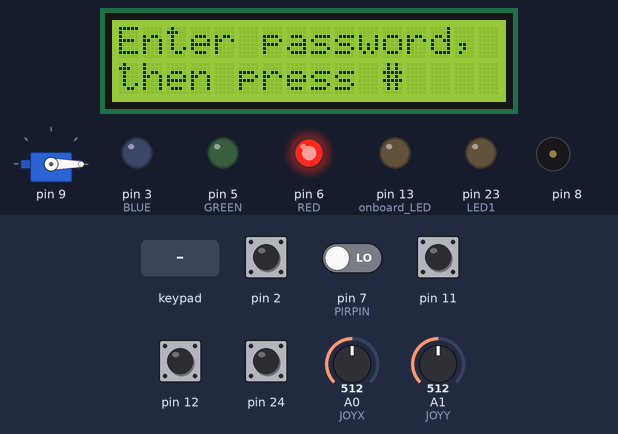
Simulated run of this sketch. Board: Arduino Mega 2560, built with avr-gcc and run on an emulated ATmega2560. Parts: servo, 16×2 character LCD, output pins drawn as LEDs (lit = HIGH), buzzer (waves = sounding). The inputs (shaded band) are chosen by the test bench; at power-on: pin 2, pin 11, pin 12, pin 24 HIGH, pin 7 (PIRPIN) LOW, A0 (JOYX) = 512, A1 (JOYY) = 512. What the sketch prints to the serial monitor is not drawn.

Above: at 1.2 s.
1.3 s: keypad keys 1 2 3 4 # pressed 0.4 s apart
At 4.0 s:
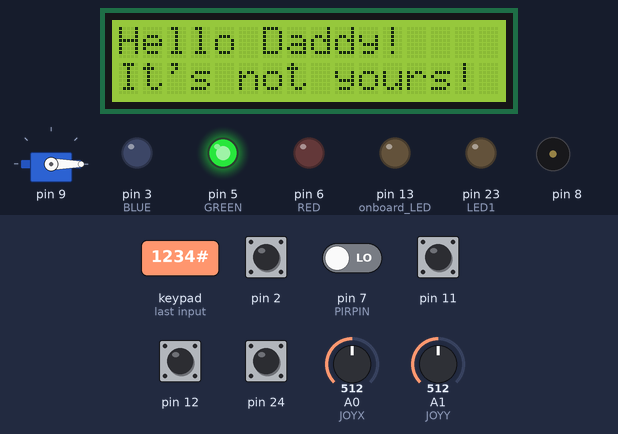
4.8 s: A0 (JOYX) set to 912
6.3 s: A0 (JOYX) set to 940
At 9.0 s:
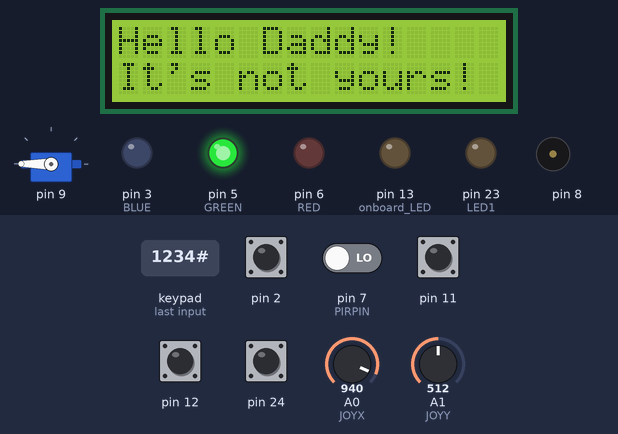
9.3 s: pin 11 pulled LOW for 0.15 s
At 9.57 s:
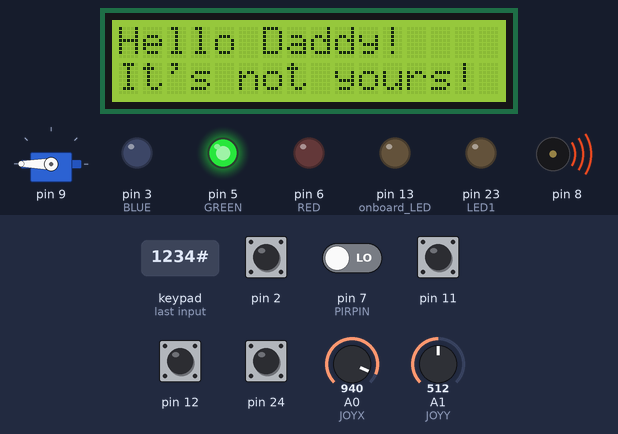
10.0 s: A1 (JOYY) set to 105
13.0 s: A1 (JOYY) set to 94
At 18.9 s:
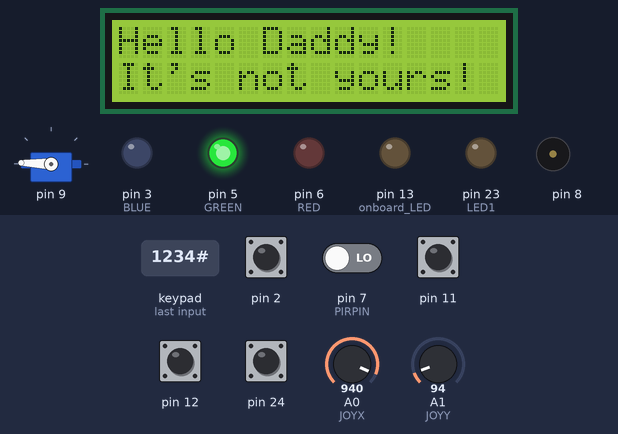
Timing chart, 0 to 63.5 s (numbered marks = the images above; inputs shaded):
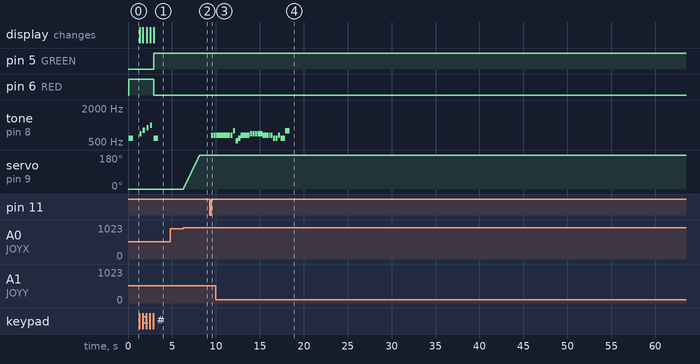

The sketch:

nonblocking_buzzerMotorLight.ino
```cpp
#define BLUE 3
#define GREEN 5
#define RED 6
#define BUZZER 8
#define SERVO 9
#define BUTTON1 11
#define BUTTON2 12
#define BUTTON3 22
#define BUTTON4 24

// Motion detector and indication LED.
#define LED1 23
#define PIRPIN 7

#define JOYSWITCH 2
#define JOYX 0
#define JOYY 1

#define MEMBRANE 32

#include "jbuzzer.h"
#include "jbutton.h"
#include "jservo.h"
#include "jmembrane.h"
#include "jlcd.h"
#include "jpassword.h"

void setled(int red, int green, int blue)
{ // values are 0 to 255.
  analogWrite(RED, red);
  analogWrite(GREEN, green);
  analogWrite(BLUE, blue);
}


jbutton button1(BUTTON1);
jbutton button2(BUTTON2);
jbutton button3(BUTTON3);
jbutton button4(BUTTON4);
jbutton joyswitch1(JOYSWITCH);

jservo servo1(SERVO);

jbuzzer buzzer1(BUZZER);

jmembrane membrane1(MEMBRANE);

jlcd lcd1;

jpassword password("1341 1587 1234 172348 3691238227");

void lock();


void setup() {
  // put your setup code here, to run once:
  Serial.begin(57600);

  button1.setup();
  button2.setup();
  button3.setup();
  button4.setup();
  servo1.setup();
  buzzer1.setup();
  joyswitch1.setup();
  membrane1.setup();
  lcd1.setup();

  pinMode(RED, OUTPUT);
  pinMode(GREEN,OUTPUT);
  pinMode(BLUE,OUTPUT);
  pinMode(13,OUTPUT);   // onboard LED.
  pinMode(LED1, OUTPUT);

  pinMode(PIRPIN, INPUT);

  digitalWrite(LED1, LOW);

  lock();
}

void loop_locked();
void loop_unlocked();

void loop() {
  if (password.match()>0)
    loop_unlocked();
  else
    loop_locked();
}

void loop_locked()
{
  char c;
  if (membrane1.getKey(c))
    {
      buzzer1.playnote(600+100*(c-'0'),8);
      password.addchar(c);

      if (password.match()>0)
         {
            switch (password.match())
            {
              case 1:
              case 5:
                lcd1.setmessage("Hello Tommy!","Choose a song!"); // unlocked.
                break;
              case 2:
                 lcd1.setmessage("Hello Jack!","Choose a song!"); // unlocked.
                 break;
              case 3:
                lcd1.setmessage("Hello Daddy!","It's not yours!");
                break;
              case 4:
                lcd1.setmessage("Hi Mummy!","Tommy's turn!");
                break;
              default:
                lcd1.setmessage(">>!>!>!","Who are you?");
            }

            buzzer1.playnote(NOTE_D5,4);
            setled(0,255,0);
         }
      else if (password.done())
      {
            lcd1.setmessage("Wrong password!","Try again.");
            password.erase();
            buzzer1.playsong(4);
      }
      else
        lcd1.setmessage(password.userpassword(),NULL);
    }

  buzzer1.loop();
}


void loop_unlocked()
{
  static bool butmode = false;

  // Motion Detector and LED
  int pirValue = digitalRead(PIRPIN);
  digitalWrite(LED1, pirValue);


  if (joyswitch1.pressed())
    butmode = !butmode;

  // joystick
  int joyx = analogRead(JOYX);
  int joyy = analogRead(JOYY);
  if (joyx<100 || joyy<100)
    { servo1.rotateby(-1 * (butmode ? 5 : 2)); delay(20); }
  if (joyx>924 || joyy>924)
    { servo1.rotateby(1 * (butmode ? 5 : 2)); delay(20); }

  if (button1.pressed())
      buzzer1.playsong(1);

  if (button2.pressed())
      buzzer1.playsong(4);

  if (button4.pressed())
      buzzer1.playsong(5);

  buzzer1.loop();

  char c;
  if (membrane1.getKey(c))
  {
    if (c>='0' && c<='9')
      buzzer1.playnote(600+100*(c-'0'),8);

    if (c>='A' && c<='D')
      buzzer1.playsong(c-'A'+1);

    if (c=='#') {buzzer1.playnote(NOTE_D5,4);}
    if (c=='*') {lock(); return;}
  }

}

  void lock()
  {
    buzzer1.playnote(NOTE_D5,4);
    lcd1.setmessage("Enter password,","then press #");
    setled(255,0,0);
    password.erase();
  }
```

jbutton.h
```cpp
class jbutton
{
  public:
    jbutton(int pin) : mPin(pin), mState(HIGH) {}
    void setup() {  pinMode(mPin, INPUT_PULLUP); }
    bool pressed() {
      if (digitalRead(mPin)==LOW)
        mState=LOW;
      else // high
        if (mState==LOW && (millis()-mLastPush>200))
        {
          mState = HIGH;
          mLastPush = millis(); // debounce
          return true;
        }
      return false;
    }

    int mState;
    int mPin;
    unsigned long mLastPush=0;
};
```

jbuzzer.h
```cpp
/*
  jBuzzer

  Based on a project and code by Dipto Pratyaksa, updated on 31/3/13
  Modified for Christmas by Joshi, on Dec 17th, 2017.
  Made into a non-blocking class by J.
*/

#include "pitches.h"


// Jingle Bells

int melody1[] = {
  NOTE_E5, NOTE_E5, NOTE_E5,
  NOTE_E5, NOTE_E5, NOTE_E5,
  NOTE_E5, NOTE_G5, NOTE_C5, NOTE_D5,
  NOTE_E5,
  NOTE_F5, NOTE_F5, NOTE_F5, NOTE_F5,
  NOTE_F5, NOTE_E5, NOTE_E5, NOTE_E5, NOTE_E5,
  NOTE_E5, NOTE_D5, NOTE_D5, NOTE_E5,
  NOTE_D5, NOTE_G5
};

int tempo1[] = {
  8, 8, 4,
  8, 8, 4,
  8, 8, 8, 8,
  2,
  8, 8, 8, 8,
  8, 8, 8, 16, 16,
  8, 8, 8, 8,
  4, 4
};

// We wish you a merry Christmas

int melody2[] = {
  NOTE_B3,
  NOTE_F4, NOTE_F4, NOTE_G4, NOTE_F4, NOTE_E4,
  NOTE_D4, NOTE_D4, NOTE_D4,
  NOTE_G4, NOTE_G4, NOTE_A4, NOTE_G4, NOTE_F4,
  NOTE_E4, NOTE_E4, NOTE_E4,
  NOTE_A4, NOTE_A4, NOTE_B4, NOTE_A4, NOTE_G4,
  NOTE_F4, NOTE_D4, NOTE_B3, NOTE_B3,
  NOTE_D4, NOTE_G4, NOTE_E4,
  NOTE_F4
};

int tempo2[] = {
  4,
  4, 8, 8, 8, 8,
  4, 4, 4,
  4, 8, 8, 8, 8,
  4, 4, 4,
  4, 8, 8, 8, 8,
  4, 4, 8, 8,
  4, 4, 4,
  2
};

// Santa Claus is coming to town

int melody3[] = {
  NOTE_G4,
  NOTE_E4, NOTE_F4, NOTE_G4, NOTE_G4, NOTE_G4,
  NOTE_A4, NOTE_B4, NOTE_C5, NOTE_C5, NOTE_C5,
  NOTE_E4, NOTE_F4, NOTE_G4, NOTE_G4, NOTE_G4,
  NOTE_A4, NOTE_G4, NOTE_F4, NOTE_F4,
  NOTE_E4, NOTE_G4, NOTE_C4, NOTE_E4,
  NOTE_D4, NOTE_F4, NOTE_B3,
  NOTE_C4
};

int tempo3[] = {
  8,
  8, 8, 4, 4, 4,
  8, 8, 4, 4, 4,
  8, 8, 4, 4, 4,
  8, 8, 4, 2,
  4, 4, 4, 4,
  4, 2, 4,
  1
};


  int melody4[] = {
  NOTE_C4, NOTE_G3,NOTE_G3, NOTE_GS3, NOTE_G3,0, NOTE_B3, NOTE_C4};
  // note durations: 4 = quarter note, 8 = eighth note, etc.:
  int tempo4[] = {
    4, 8, 8, 4,4,4,4,4
  };

int melody5[] = {                            // specific notes in the melody
 NOTE_B3, NOTE_C5, NOTE_B5, NOTE_D5, NOTE_A4, NOTE_B4, NOTE_B5, NOTE_G4, NOTE_B4, NOTE_D4, NOTE_C4, NOTE_B4, NOTE_C5, NOTE_B5, 0, NOTE_C5, NOTE_B5, NOTE_G4, NOTE_B5, NOTE_FS4, NOTE_G4, NOTE_A5, NOTE_B5, NOTE_G3, NOTE_D4, NOTE_E4, NOTE_D4, NOTE_C4, NOTE_D4, NOTE_G3, NOTE_E4, NOTE_D4, NOTE_C4, NOTE_G3, NOTE_B4, NOTE_A4, NOTE_C5, NOTE_B5, NOTE_G4, NOTE_B5, NOTE_FS4, NOTE_G4, NOTE_A5, NOTE_B5, NOTE_G3, NOTE_D4, NOTE_E4, NOTE_D4, NOTE_C4, NOTE_D4, NOTE_G3, NOTE_E4, NOTE_D4, NOTE_C4, NOTE_G3, NOTE_B4, NOTE_A4 };

int tempo5[] = {     // note durations: 4 = quarter note, 8 = eighth note, etc.:
  4, 1, 4, 4, 4, 1, 4, 4, 2, 2, 8, 1, 8, 3, 2, 4, 1, 4, 4, 3, 8, 9, 1, 4, 4, 5, 8, 8, 4, 4, 4, 8, 8, 3, 8, 1, 4, 1, 4, 4, 3, 8, 9, 1, 4, 4, 5, 8, 8, 4, 4, 4, 8, 8, 3, 8, 1 };


class jbuzzer
{
  public:
    jbuzzer(int buzzerPin) : mBuzzerPin(buzzerPin) { finish(); }

    void setup() {}

    void playnote(int freq, int dur)
    {
      note =0;
      waitto =0;
      playing=true;

      m0[0]=freq;
      t0[0]=dur;

      melody=m0;
      tempo=t0;
      len = 1;
    }

    void playsong(int s)
    {
      note = 0;
      waitto = 0;
      playing=true;

      Serial.print("Playing song ");
      Serial.println(s);

      switch (s)
      {
        case 1:
          melody = melody1;
          tempo = tempo1;
          len = sizeof(melody1) / sizeof(int);
          break;
        case 2:
          melody = melody2;
          tempo = tempo2;
          len = sizeof(melody2) / sizeof(int);
          break;
        case 3:
          melody = melody3;
          tempo = tempo3;
          len = sizeof(melody3) / sizeof(int);
          break;
        case 4:
          melody = melody4;
          tempo = tempo4;
          len = sizeof(melody4) / sizeof(int);
          break;
        case 5:
          melody = melody5;
          tempo = tempo5;
          len = sizeof(melody5) / sizeof(int);
          break;
        default:
          finish(); // play nothing.
      }
    }

    void loop()
    {
      if (playing && millis()>waitto)
        {
          if (note==len)
            finish();
          else
          {
            int noteDuration = 2000/(*tempo);

//            Serial.print(noteDuration);
//            Serial.print("\t");
//            Serial.println(*melody);
            tone(mBuzzerPin, (*melody), noteDuration);
            //pause for the note's duration plus 30 ms:
            waitto = millis()+noteDuration+30;

            ++melody;
            ++tempo;
            ++note;
          }
        }
    }

    void finish()
    {
      playing=false; note=0; waitto=0; len=0;
    }


  private:
    int * melody;
    int * tempo;
    int len;
    bool playing;
    int note;
    int mBuzzerPin;
    unsigned long waitto;

    int m0[1];
    int t0[1];
};
```

jmembrane.h
```cpp
#include <Keypad.h>

// Keypad library is standard, add to libraries in Arduino IDE.

// 4x4 membrane keyboard
#define ROWS 4
#define COLS 4

//define the cymbols on the buttons of the keypads
char hexaKeys[ROWS][COLS] = {
  {'1','2','3','A'},
  {'4','5','6','B'},
  {'7','8','9','C'},
  {'*','0','#','D'}
};

class jmembrane
{
  public:
    jmembrane(int pinstart) : mPinStart(pinstart)
    {
      for (int i=0;i<ROWS;++i)
      {
        colPins[i] = 4+i+mPinStart;
        rowPins[i] = i+mPinStart;
      }

      customKeypad = new Keypad( makeKeymap(hexaKeys), rowPins, colPins, ROWS, COLS);
    }

    ~jmembrane()
    {
      delete customKeypad;
    }

    setup() {

    }

    bool getKey(char & c)
    {
      static char prev=0;
      c = customKeypad->getKey();
      if (c==prev)
        c=0;
      else
        prev=c;
      return c;
    }

  private:
    int mPinStart;
    byte rowPins[ROWS];
    byte colPins[COLS];
    Keypad * customKeypad;
};
```

jpassword.h
```cpp
char seps[] = " ,\t\n";
#define MAXPASSWORDS 5
#define MAXPASSLEN 12


// to-do: write using array of indices into combined string rather than array of strings.
class jpassword
{
  public:
    // space separated passwords.
    jpassword(char * passwords) : mMatch(0), mNumPasswords(0)
    {
      for (int i=0;i<MAXPASSWORDS;++i)
        mPasswords[i]=NULL;

      char * token;
      token = strtok(passwords, seps );
      while (token != NULL && mNumPasswords<MAXPASSWORDS)
      {
        mPasswords[mNumPasswords] = new char[strlen(token)+1];
        strlcpy(mPasswords[mNumPasswords],token,MAXPASSLEN-1);
        ++mNumPasswords;

        token = strtok( NULL, seps);
      }

      erase();
    }
    ~jpassword()
    {
      for (int i=0;i<MAXPASSWORDS;++i)
        delete[] mPasswords[i];
    }

    void addchar(char c)
    {
      if (done())
        return;
      if (c=='#')
      {
        mDone = true;
        for (int i=0;i<MAXPASSWORDS;++i)
            if (mPasswords[i]!=NULL)
                if (0==strcmp(mPasswords[i],mUserEntry))
                  mMatch=i+1;
      }
      else
        {
        char s[2]={c,'\0'};
        if (strlen(mUserEntry)<MAXPASSLEN-1) // room for more characters.
          strcat(mUserEntry,s);
        }
    }


    int match() {return mMatch;}
    bool correct() {return mMatch>0;}
    bool done() {return mDone;}
    void erase() {mUserEntry[0]='\0'; mDone=false; mMatch=0;}
    const char * const userpassword() {return mUserEntry;}

  private:
    char mUserEntry[MAXPASSLEN];
    char * mPasswords[MAXPASSWORDS];
    int mNumPasswords;
    int mMatch;
    bool mDone;
};
```

jservo.h
```cpp
#include <Servo.h>


class jservo
{
  public:
    jservo(int pin) : mPin(pin), mAngle(0) {}
    void setup() {
        mServo.attach(mPin);  // attaches the servo on pin 9 to the servo object
        mServo.write(mAngle);
    }

    void rotateby(int delta)
    {
      mAngle += delta;
      if (mAngle>180) mAngle=180;
      if (mAngle<0) mAngle=0;
      mServo.write(mAngle);
    }

    void rotateto(int a)
    {
      mAngle = a;
      rotateby(0);
    }


    int mPin;
    int mAngle;
    Servo mServo;  // create servo object to control a servo
};
```

pitches.h
```cpp
/*************************************************
* Public Constants
*************************************************/

#define NOTE_B0 31
#define NOTE_C1 33
#define NOTE_CS1 35
#define NOTE_D1 37
#define NOTE_DS1 39
#define NOTE_E1 41
#define NOTE_F1 44
#define NOTE_FS1 46
#define NOTE_G1 49
#define NOTE_GS1 52
#define NOTE_A1 55
#define NOTE_AS1 58
#define NOTE_B1 62
#define NOTE_C2 65
#define NOTE_CS2 69
#define NOTE_D2 73
#define NOTE_DS2 78
#define NOTE_E2 82
#define NOTE_F2 87
#define NOTE_FS2 93
#define NOTE_G2 98
#define NOTE_GS2 104
#define NOTE_A2 110
#define NOTE_AS2 117
#define NOTE_B2 123
#define NOTE_C3 131
#define NOTE_CS3 139
#define NOTE_D3 147
#define NOTE_DS3 156
#define NOTE_E3 165
#define NOTE_F3 175
#define NOTE_FS3 185
#define NOTE_G3 196
#define NOTE_GS3 208
#define NOTE_A3 220
#define NOTE_AS3 233
#define NOTE_B3 247
#define NOTE_C4 262
#define NOTE_CS4 277
#define NOTE_D4 294
#define NOTE_DS4 311
#define NOTE_E4 330
#define NOTE_F4 349
#define NOTE_FS4 370
#define NOTE_G4 392
#define NOTE_GS4 415
#define NOTE_A4 440
#define NOTE_AS4 466
#define NOTE_B4 494
#define NOTE_C5 523
#define NOTE_CS5 554
#define NOTE_D5 587
#define NOTE_DS5 622
#define NOTE_E5 659
#define NOTE_F5 698
#define NOTE_FS5 740
#define NOTE_G5 784
#define NOTE_GS5 831
#define NOTE_A5 880
#define NOTE_AS5 932
#define NOTE_B5 988
#define NOTE_C6 1047
#define NOTE_CS6 1109
#define NOTE_D6 1175
#define NOTE_DS6 1245
#define NOTE_E6 1319
#define NOTE_F6 1397
#define NOTE_FS6 1480
#define NOTE_G6 1568
#define NOTE_GS6 1661
#define NOTE_A6 1760
#define NOTE_AS6 1865
#define NOTE_B6 1976
#define NOTE_C7 2093
#define NOTE_CS7 2217
#define NOTE_D7 2349
#define NOTE_DS7 2489
#define NOTE_E7 2637
#define NOTE_F7 2794
#define NOTE_FS7 2960
#define NOTE_G7 3136
#define NOTE_GS7 3322
#define NOTE_A7 3520
#define NOTE_AS7 3729
#define NOTE_B7 3951
#define NOTE_C8 4186
#define NOTE_CS8 4435
#define NOTE_D8 4699
#define NOTE_DS8 4978
```

jlcd.h
```cpp
#include <Wire.h>
#include <LiquidCrystal_I2C.h>

class jlcd
{
  public:
 jlcd() : lcd(0x27,16,2) {}  // set the LCD address to 0x27 for a 16 chars and 2 line display

 void setup()
    {
      lcd.init();
      lcd.backlight();
      lcd.noDisplay();
    }

  void setmessage(char * line1, char * line2)
  {
    if (line1==NULL && line2==NULL)
    {
      lcd.clear();
      lcd.noDisplay();
    }
    else
    {
      lcd.clear();
      if (line1)
      {
        lcd.setCursor(0,0);
        lcd.print(line1);
      }
      if (line2)
      {
        lcd.setCursor(0,1);
        lcd.print(line2);
      }
      lcd.display();
    }
  }

  private:
    LiquidCrystal_I2C lcd;
};
```

Measured:
- the behaviour switches between 924 and 925 on A0 (JOYX) (found by bisection; images 1 and 2)
- the behaviour switches between 100 and 99 on A1 (JOYY) (found by bisection; images 3 and 4)
- after the input at 1.3 s, pin 5 (GREEN): LOW → HIGH after 1.6 s; pin 6 (RED): HIGH → LOW after 1.6 s; tone on pin 8: plays 700 Hz for 0.25 s, 800 Hz for 0.25 s, 900 Hz for 0.25 s, 1000 Hz for 0.25 s, 587 Hz for 0.50 s, starting at once; the display: first changes at once (image 1 shows a later state)
- after the input at 4.8 s, every drawn part: stays the same
- after the input at 6.3 s, servo on pin 9: moves from 0° to 180° over 1.8 s, starting at once
- after the input at 9.3 s, tone on pin 8: alternates 659 Hz for 0.25 s and silent for 0.04 s, starting after 0.15 s
- after the input at 13.0 s, servo on pin 9: alternates 180° for 0.02 s and 178° for 0.02 s, starting at once
